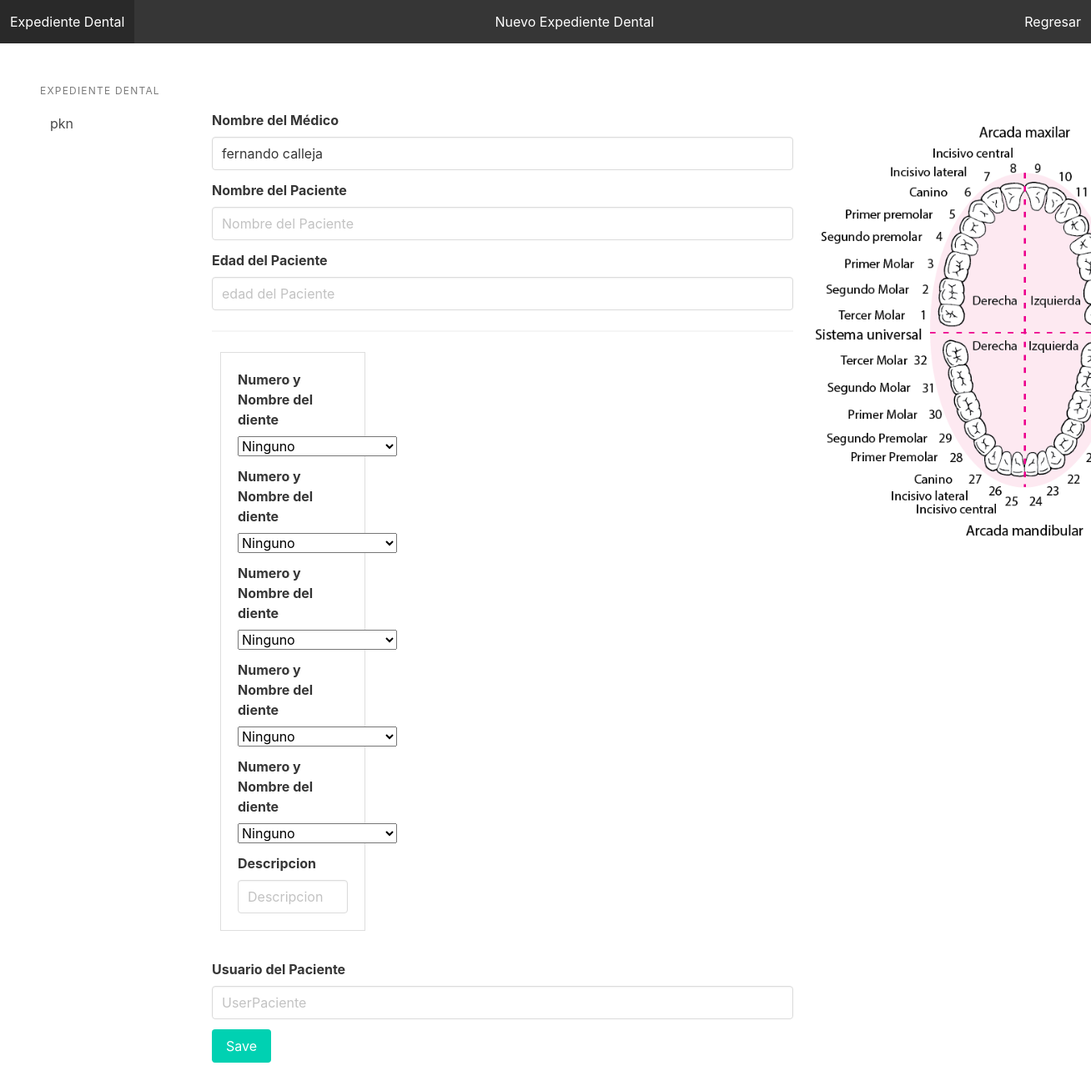
The page /expediented/ (signed in) on the database as committed earlier.
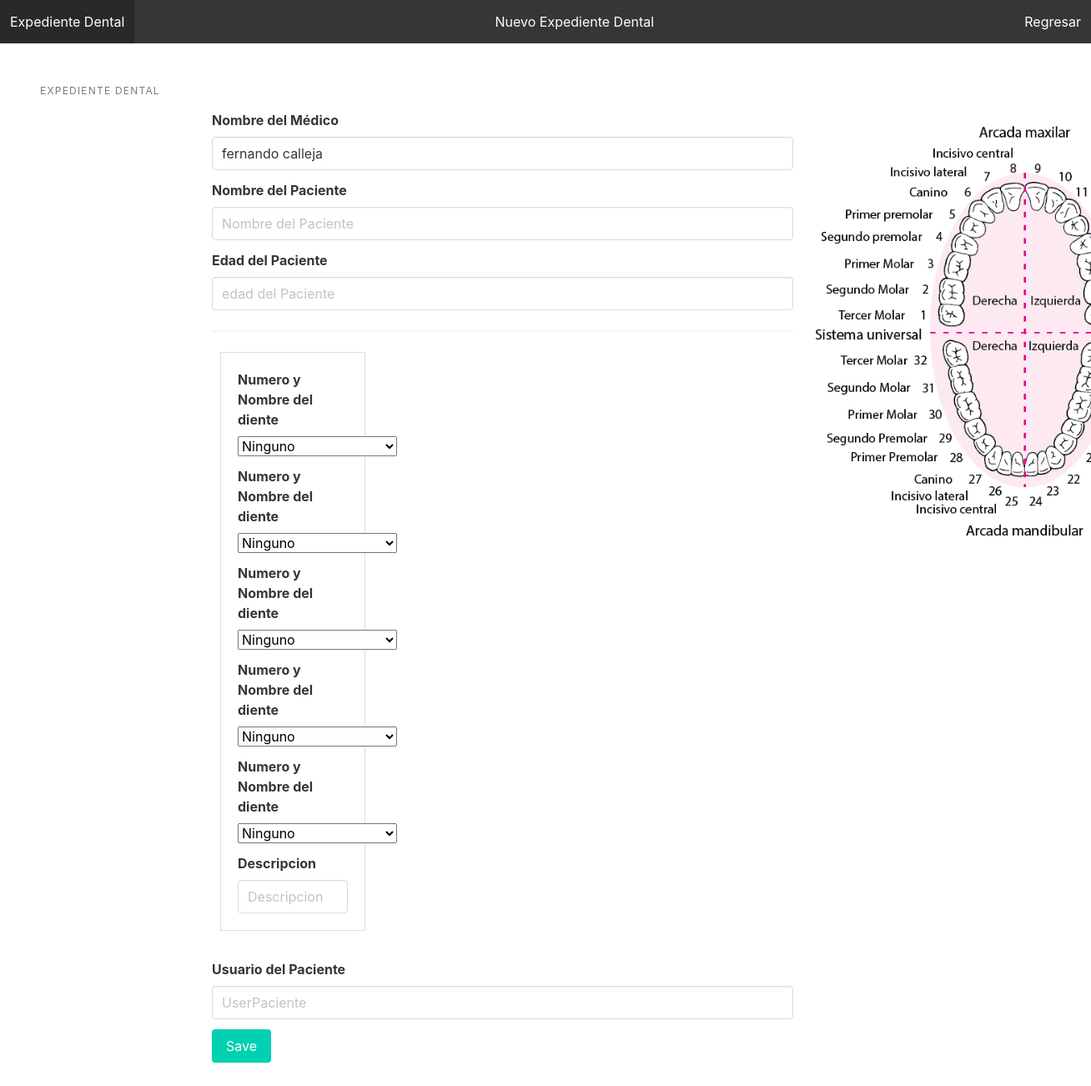
The same page on the database as committed later.
### account/models.py (models this page shows, shortened)
class ExpedienteD(models.Model):
    idEd = models.AutoField(primary_key=True)
    nombreD = models.CharField(max_length=255, verbose_name='Nombre del paciente')
    edadD = models.CharField(max_length=255, verbose_name='Edad del paciente')
    NDiente1 = models.CharField(max_length=255, verbose_name='Nombre del diente1')
    NDiente2 = models.CharField(max_length=255, verbose_name='Nombre del diente2')
    NDiente3 = models.CharField(max_length=255, verbose_name='Nombre del diente3')
    NDiente4 = models.CharField(max_length=255, verbose_name='Nombre del diente4')
    NDiente5 = models.CharField(max_length=255, verbose_name='Nombre del diente5')
    Descripcion= models.CharField(max_length=550, verbose_name="Descripcion")
    fechaD=models.DateTimeField(auto_now_add=True)
    fecha_actD=models.DateField(auto_now=True)
    idPg = models.ForeignKey(User, blank=True, on_delete=models.CASCADE, verbose_name='Usuario paciente', related_name='paciented')
    idDd = models.ForeignKey(User, blank=True, on_delete=models.CASCADE, verbose_name='Usuario doctor', related_name='doctord')
    class Meta:
        ordering=('nombreD',)

### account/views.py (the view, shortened to what this page needs)
# urls.py: path('expediented/', views.editord, name="expediented"),
def editord(request):
    expdid = 0
    try:
        expdid = int(request.GET.get('expdid'))
    except:
        pass
    expediented = ExpedienteD.objects.filter(idEd = expdid)
    idDd = User.objects.get(id = request.user.id)
    expedientesd = ExpedienteD.objects.filter(idDd_id = idDd)
    if expdid > 0:
        expediented = ExpedienteD.objects.get(pk=expdid)
    else:
        expediented = ''
    context = {
        'expdid': expdid,
        'expedientesd' : expedientesd,
        'expediented' : expediented,
    }
    return render(request, 'account/expediented.html', context)

### MedicDataProject/account/templates/account/expediented.html (shortened to what the changed rows need)
{% load static %}
<!DOCTYPE html>
<html>
    <head>
       <link rel="stylesheet" href="https://cdn.jsdelivr.net/npm/bulma@0.9.0/css/bulma.min.css">
    </head>
    <body>
        <section class="section">
            <div class="columns">
                <div class="column is-2">
                    <aside class="menu">
                        <ul class="menu-list">
                            {% for expd in expedientesd %}
                                <li>
                                    <a href="{% url 'expediented' %}?expdid={{ expd.idEd }}">{{ expd.nombreD }}</a>
                                </li>
                            {% endfor %}
                        </ul>
                    </aside>
                </div>
            </div>
        </section>
    </body>
</html>

Rows that differ between the two databases and show on the page:
removed ExpedienteD: nombreD "pkn"
